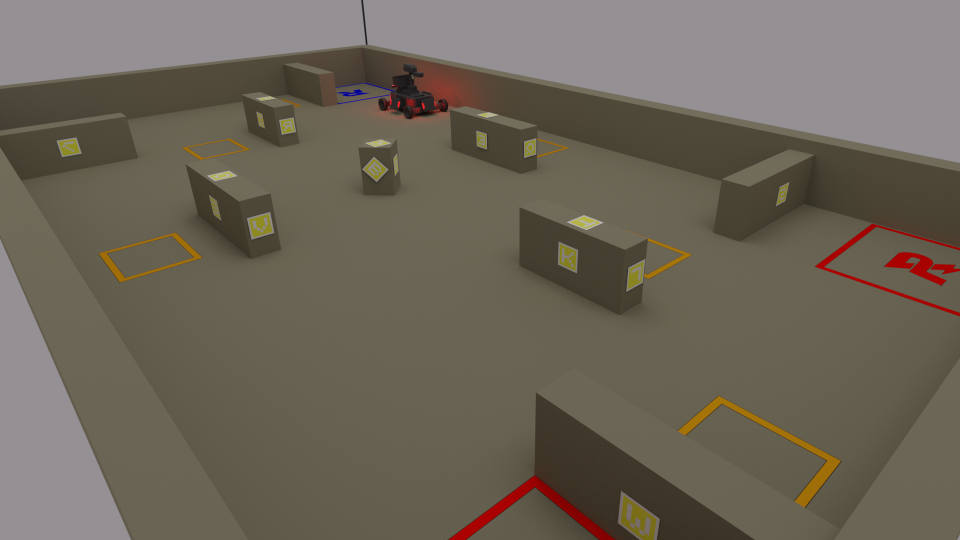
#> input picture lol6.png, 1920 x 1080 px (shown at 1/2 size)
$ python test2.py
#> lines starting #> are read from the running program, lines starting #| are printed output that depends on the picture
import cv2 as cv
import numpy as np
import math
import time

cv.startWindowThread()
cap = cv.VideoCapture('video/Sentry_2.mkv')
img= cv.imread("lol6.png")
#> img is the input picture: shape (1080, 1920, 3); mean B, G, R 88.3, 101.4, 108.3

scale_percent = 40 # percent of original size
width = int(img.shape[1] * scale_percent / 100)
#> width = 768
height = int(img.shape[0] * scale_percent / 100)
#> height = 432
dim = (width, height)
#> dim = (768, 432)
frame = cv.resize(img, dim, interpolation = cv.INTER_AREA)
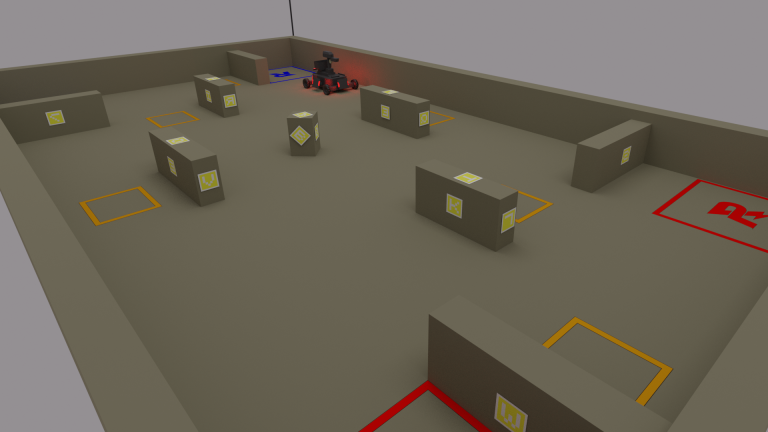
#> frame: shape (432, 768, 3); mean B, G, R 88.3, 101.5, 108.3
pts1 = np.float32([[178,141],[211,79],[390,91],[468,177]])
pts2 = np.float32([[105,404],[225,190],[347,403],[226,618]])#4 top vaale
M = cv.getPerspectiveTransform(pts1,pts2)
map_img= cv.imread("arena4.png")
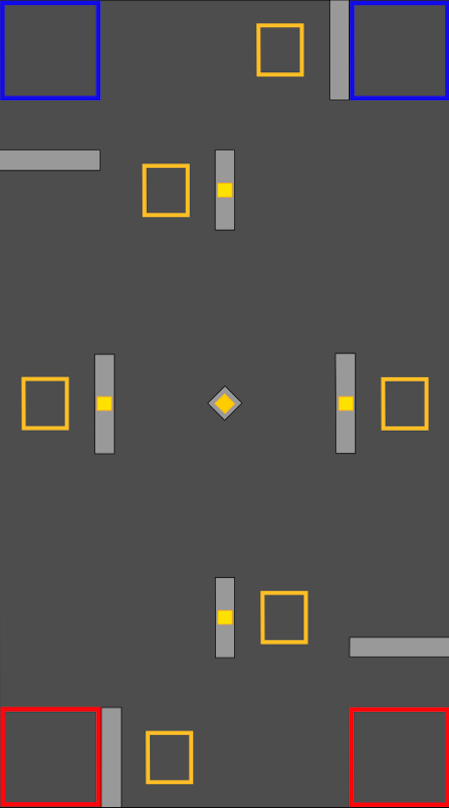
#> input picture arena4.png, 449 x 808 px
#> map_img is the input picture: shape (808, 449, 3); mean B, G, R 79.6, 80, 83.2
cv.imshow('b',map_img)
# cv.waitKey(0)
frames=1
while(frames<299):

    map_img= cv.imread("arena4.png")
    frames=frames+1
    ret, img = cap.read()
    scale_percent = 40 # percent of original size
#> (the run stopped early here; a loop or call above may not have finished)
